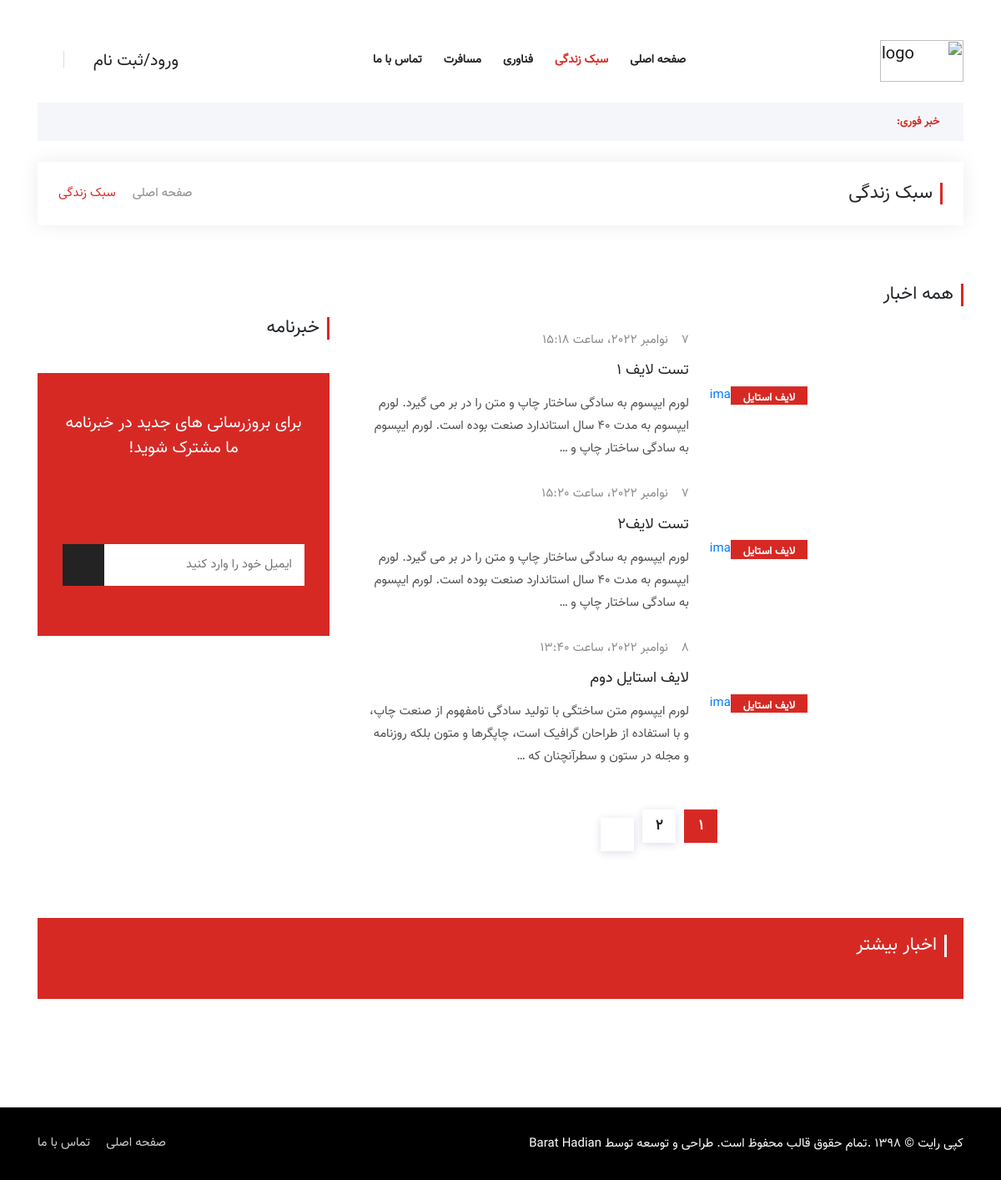
Before: /lifestyle/ with the older database file.
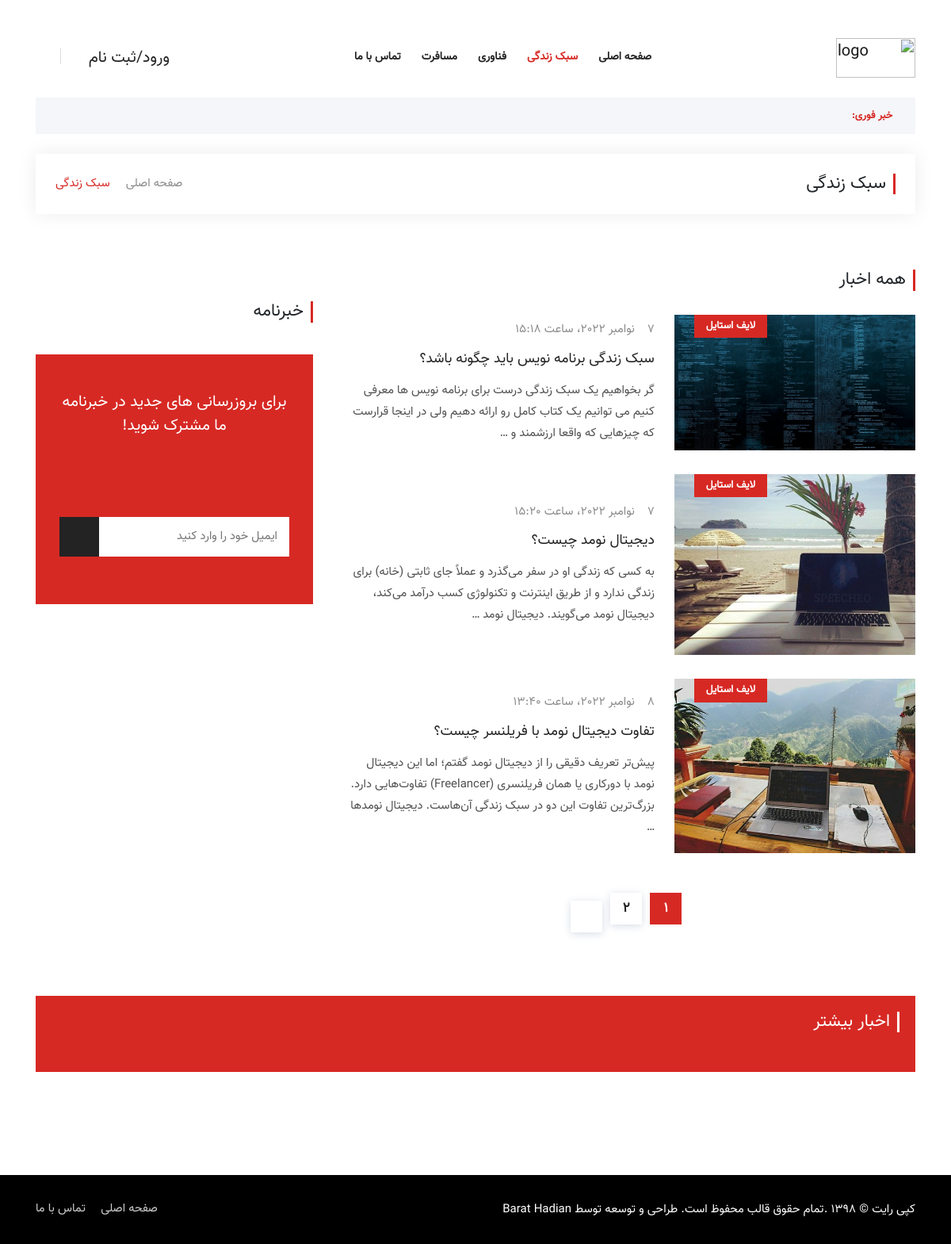
After: the same page with the newer database file.
### Blog/models.py (models this page shows, shortened)
class Article(models.Model):
    author = models.ForeignKey(User, on_delete=models.CASCADE)
    category = models.ManyToManyField(Category, related_name='articles')
    title = models.CharField(max_length=100)
    body = models.TextField(max_length=2000)
    created = models.DateTimeField(auto_now_add=True)
    updated = models.DateTimeField(auto_now_add=True)
    image = models.ImageField(upload_to='profile/image', blank=True, null=True)

class Category(models.Model):
    title = models.CharField(max_length=100)
    created = models.DateTimeField(auto_now_add=True)
    class Meta:
        verbose_name_plural = "categories"
    def __str__(self):
        return self.title

### Blog/views.py (the view, shortened to what this page needs)
# urls.py: path('lifestyle/', views.cat_lifestyle, name='cat_lifestyle'),
def cat_lifestyle(request):
    article_lifestyle = Article.objects.filter(category=1)
    paginator = Paginator(article_lifestyle, 3)
    page_number = request.GET.get('page')
    object_list = paginator.get_page(page_number)
    return render(request, 'Blog/lifestyle.html', {'articles': object_list, 'news': article_lifestyle})

### context_processors/context_processors.py (called while the page is built)
def Breakingnews(request):
    breaking_news = Article.objects.filter(category=4).order_by('-updated')
    return {'breaking_news': breaking_news}

def more_news(request):
    news = Article.objects.all().order_by('?')
    return {'news': news}

### Blog/templates/Blog/lifestyle.html (shortened to what this page needs)
﻿{% load static %}
<!doctype html>
<html lang="fa">
<head>
    <link rel="stylesheet" href="{% static 'assets/css/bootstrap.min.css' %}">
    <link rel="stylesheet" href="{% static 'assets/css/animate.min.css' %}">
    <link rel="stylesheet" href="{% static 'assets/css/icofont.min.css' %}">
    <link rel="stylesheet" href="{% static 'assets/css/meanmenu.css' %}">
    <link rel="stylesheet" href="{% static 'assets/css/owl.carousel.min.css' %}">
    <link rel="stylesheet" href="{% static 'assets/css/magnific-popup.min.css' %}">
    <link rel="stylesheet" href="{% static 'assets/css/style.css' %}">
    <link rel="stylesheet" href="{% static 'assets/css/rtl.css' %}">
    <link rel="stylesheet" href="{% static 'assets/css/responsive.css' %}">
</head>
<body>
<header class="header-area">
    <div class="navbar-area">
        <div class="sinmun-nav">
            <div class="container">
                <nav class="navbar navbar-expand-md navbar-light">
                     <a class="navbar-brand" href="{% url 'blog:home' %}"><img src="{% static 'assets/img/msa.png' %}" height="50px" width="100px"
                                                                              alt="logo"></a>
                    <div class="collapse navbar-collapse mean-menu" id="navbarSupportedContent">
                        <ul class="navbar-nav">
                            <li class="nav-item"><a href="{% url 'blog:home' %}" class="nav-link">صفحه اصلی</a>
                            </li>
                            <li class="nav-item"><a href="{% url 'blog:cat_lifestyle' %}" class="nav-link active">سبک
                                زندگی</a></li>
                            <li class="nav-item"><a href="{% url 'blog:cat_tech' %}" class="nav-link">فناوری</a></li>
                            <li class="nav-item"><a href="{% url 'blog:cat_travel' %}" class="nav-link">مسافرت</a></li>
                            <li class="nav-item"><a href="{% url 'blog:contact' %}" class="nav-link ">تماس با ما</a>
                            </li>
                        </ul>
                        <div class="others-options">
                            <div class="others-options">
                                <ul> {% if request.user.is_authenticated %}
                                    <li><a href="{% url 'blog:home' %}"> {{ request.user.username }} <i
                                            class="icofont-user-alt-5"></i></a></li>
                                    <li><a href="{% url 'blog:logout' %}"> خروج</a></li>
                                    <li class="header-search">
                                        <div class="nav-search">
                                            <div class="nav-search-button">
                                                <i class="icofont-ui-search"></i>
                                            </div>
                                            {% else %}
                                    <li><a href="{% url 'blog:signin' %}"> ورود/ثبت نام <i class="icofont-user-alt-5"></i></a></li>
                                    <li class="header-search">
                                    <div class="nav-search">
                                    <div class="nav-search-button">
                                        <i class="icofont-ui-search"></i>
                                    </div>
                                {% endif %}
                                    </div>
                                    </li>
                                </ul>
                            </div>
                        </div>
                    </div>
                </nav>
            </div>
        </div>
    </div>
    {% include 'includes/breakingnews.html' %}
</header>
<div class="page-title-area">
    <div class="container">
        <div class="page-title-content">
            <h2>سبک زندگی</h2>
            <ul>
                <li><a href="{% url 'blog:home' %}"><i class="icofont-home"></i> صفحه اصلی</a></li>
                <li><i class="icofont-rounded-left"></i></li>
                <li>سبک زندگی</li>
            </ul>
        </div>
    </div>
</div>
<section class="all-category-news ptb-40">
    <div class="container">
        <div class="row">
            <div class="col-lg-8 col-md-12">
                <div class="section-title">
                    <h2>همه اخبار</h2>
                </div>
            {% for article in articles %}
                <div class="single-category-news">
                    <div class="row m-0 align-items-center">
                        <div class="col-lg-5 col-md-6 p-0">
                            <div class="category-news-image">
                                <a href="{% url 'blog:posts'  article.id   %}"><img src="{{ article.image.url }}" alt="image"></a>
                                <div class="tags">
                                    <a href="{% url 'blog:cat_lifestyle' %}">{{ article.category.all.first }}</a>
                                </div>
                            </div>
                        </div>
                        <div class="col-lg-7 col-md-6">
                            <div class="category-news-content">
                                <span><i class="icofont-clock-time"></i>{{ article.created }}</span>
                                <h3><a href="{% url 'blog:posts'  article.id   %}">{{ article.title }}</a></h3>
                                <p>{{ article.body|truncatewords:30  }}</p>
                            </div>
                        </div>
                    </div>
                </div>
            {% endfor %}
                <div class="pagination-area">
                     {% include 'includes/pagination.html' %}
                </div>
            </div>
            <div class="col-lg-4 col-md-12">
                <div class="newsletter-box">
                    <div class="section-title">
                        <h2>خبرنامه</h2>
                    </div>
                     {% include 'includes/newsletter.html' %}
                </div>
            </div>
        </div>
    </div>
</section>
{% include 'includes/footer.html' %}
</body>
</html>

### templates/includes/breakingnews.html (shortened to what this page needs)
{% load static %}
    <div class="breaking-news">
        <div class="container">
            <div class="breaking-news-content clearfix">
                <h6 class="breaking-title"><i class="icofont-flash"></i> خبر فوری:</h6>
            </div>
        </div>
    </div>

### templates/includes/pagination.html (shortened to what this page needs)
{% load static %}
{% if articles.has_other_pages %}
    {% for i in articles.paginator.page_range %}
        {% if articles.number == i %}
            <a href="?page={{ i }}" class="page-numbers current">{{ i }}</a>
        {% else %}
            <a href="?page={{ i }}{% if request.GET.q %}&q={{ request.GET.q }}{% endif %}"
               class="page-numbers">{{ i }}</a>
        {% endif %}
    {% endfor %}
    {% if articles.has_next %}
        <a href="?page={{ articles.next_page_number }}{% if request.GET.q %}&q={{ request.GET.q }}{% endif %}"
           class="next page-numbers"> <i
                class="icofont-double-left"></i></a>
    {% endif %}
{% endif %}

### templates/includes/newsletter.html (shortened to what this page needs)
<section class="widget newsletter_box">
                        <div class="newsletter-box">
                            <div class="newsletter-box-inner">
                                <h3>برای بروزرسانی های جدید در خبرنامه ما مشترک شوید!</h3>
                                <i class="icofont-email"></i>
                                <form method="post">
                                    <input type="email" name="email" class="newsletter-input" placeholder="ایمیل خود را وارد کنید"
                                            required autocomplete="off">
                                    <button type="submit"><i class="icofont-paper-plane"></i></button>
                                </form>
                            </div>
                        </div>
                    </section>

### templates/includes/footer.html (shortened to what this page needs)
{% load static %}
<section class="more-news-area pt-40">
    <div class="container">
        <div class="more-news-inner">
            <div class="section-title">
                <h2>اخبار بیشتر</h2>
            </div>
        </div>
    </div>
</section>
<div class="copyright-area">
    <div class="container">
        <div class="row align-items-center">
            <div class="col-lg-6 col-md-12"> <p>
                <a>کپی رایت © 1398 .تمام حقوق قالب محفوظ است. طراحی و توسعه توسط </a>
                        Barat Hadian </p>
            </div>
            <div class="col-lg-6 col-md-12">
                <ul class="footer-nav">
                    <li><a href="{% url 'blog:home' %}">صفحه اصلی</a></li>
                    <li><a href="{% url 'blog:contact' %}">تماس با ما</a></li>
                </ul>
            </div>
        </div>
    </div>
</div>

### static/assets/css/rtl.css (style rules this page uses)
body { direction: rtl; }
.single-category-news .category-news-image .tags { right: auto; left: 25px; }
.navbar-brand { margin-right: 0; }
.sinmun-nav nav .others-options ul li .nav-search { border-right: 1px solid #dcdcdc; border-left: none; padding-right: 15px; padding-left: 0; }
.sinmun-nav nav .others-options ul li a { margin-left: 10px; margin-right: 0; }
.breaking-news-content .breaking-title { padding-left: 8px; padding-right: 0; float: right; }
.section-title h2 { border-left: none; border-right: 3px solid #d72924; padding-right: 9px; padding-left: 0; }
.section-title { text-align: right; }
.newsletter-box .newsletter-box-inner form button { left: 0; right: auto; }
.copyright-area { text-align: right; }
.copyright-area .footer-nav { text-align: left; }
.copyright-area .footer-nav li { margin-right: 15px; margin-left: 0; }
.copyright-area .footer-nav li:first-child { margin-right: 0; }
.single-category-news .category-news-content { padding-right: 10px; padding-left: 0; text-align: right; }
.page-title-content h2 { border-right: 3px solid #d72924; border-left: none; padding-right: 9px; padding-left: 0; text-align: right; }
.page-title-content ul { left: 25px; right: auto; }

Changed rows visible on the page:
changed Article: image: picture added; title "تست لایف 1" → "سبک زندگی برنامه نویس باید چگونه باشد؟"; body "لورم ایپسوم به سادگی ساختار چاپ و متن را در بر می گیرد. لورم ایپسوم به مدت 40 سال استاندارد صنعت بوده است. لورم ایپسوم به سادگی ساختار چاپ و …" → "گر بخواهیم یک سبک زندگی درست برای برنامه نویس ها معرفی کنیم می توانیم یک کتاب کامل رو ارائه دهیم ولی در اینجا قرارست که چیزهایی که واقعا ارزشمند و …"
changed Article: image: picture added; title "تست لایف2" → "دیجیتال نومد چیست؟"; body "لورم ایپسوم به سادگی ساختار چاپ و متن را در بر می گیرد. لورم ایپسوم به مدت 40 سال استاندارد صنعت بوده است. لورم ایپسوم به سادگی ساختار چاپ و …" → "به کسی که زندگی او در سفر می‌گذرد و عملاً جای ثابتی (خانه) برای زندگی ندارد و از طریق اینترنت و تکنولوژی کسب درآمد می‌کند، دیجیتال نومد می‌گویند. دیجیتال نومد …"
changed Article: image: picture added; title "لایف استایل دوم" → "تفاوت دیجیتال نومد با فریلنسر چیست؟"; body "لورم ایپسوم متن ساختگی با تولید سادگی نامفهوم از صنعت چاپ، و با استفاده از طراحان گرافیک است، چاپگرها و متون بلکه روزنامه و مجله در ستون و سطرآنچنان که …" → "پیش‌تر تعریف دقیقی را از دیجیتال نومد گفتم؛ اما این دیجیتال نومد با دورکاری یا همان فریلنسری (Freelancer) تفاوت‌هایی دارد. بزرگ‌ترین تفاوت این دو در سبک زندگی آن‌هاست. دیجیتال نومدها …"
